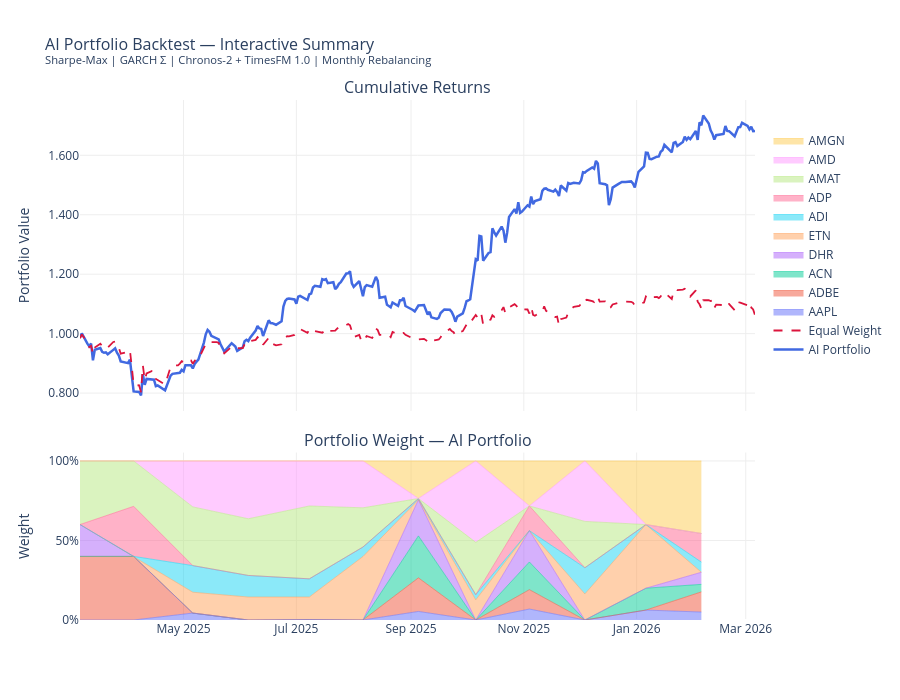

Notebook code cell kept with this figure:
### Markdown cell above
## 9. Interactive Plotly Summary (optional — best in Jupyter)

A single interactive figure combining cumulative returns + weight heatmap.

### Code cell
fig = make_subplots(
    rows=2, cols=1,
    shared_xaxes=True,
    row_heights=[0.65, 0.35],
    subplot_titles=['Cumulative Returns', 'Portfolio Weight \u2014 AI Portfolio'],
    vertical_spacing=0.08,
)

fig.add_trace(go.Scatter(
    x=ai_cum.index, y=ai_cum.values,
    name='AI Portfolio', line=dict(color='royalblue', width=2.5),
    hovertemplate='%{x|%Y-%m-%d}<br>Value: %{y:.4f}x<extra>AI</extra>',
), row=1, col=1)
fig.add_trace(go.Scatter(
    x=ew_cum.index, y=ew_cum.values,
    name='Equal Weight', line=dict(color='crimson', width=1.8, dash='dash'),
    hovertemplate='%{x|%Y-%m-%d}<br>Value: %{y:.4f}x<extra>EW</extra>',
), row=1, col=1)

if results['weights_hist']:
    palette_hex = px.colors.qualitative.Plotly
    for i, ticker in enumerate(TICKERS):
        fig.add_trace(go.Scatter(
            x=weights_matrix.index,
            y=weights_matrix[ticker].values,
            name=ticker,
            stackgroup='weights',
            fill='tonexty',
            line=dict(width=0.5),
            marker=dict(color=palette_hex[i % len(palette_hex)]),
            hovertemplate=f'%{{x|%Y-%m-%d}}<br>{ticker}: %{{y:.1%}}<extra></extra>',
        ), row=2, col=1)

fig.update_layout(
    title=dict(
        text='AI Portfolio Backtest \u2014 Interactive Summary<br>'
             '<sup>Sharpe-Max | GARCH \u03a3 | Chronos-2 + TimesFM 1.0 | Monthly Rebalancing</sup>',
        font=dict(size=16),
    ),
    height=700,
    legend=dict(orientation='v', yanchor='top', y=0.95, x=1.02),
    hovermode='x unified',
    plot_bgcolor='white',
    paper_bgcolor='white',
)
fig.update_yaxes(title_text='Portfolio Value', tickformat='.3f', row=1, col=1)
fig.update_yaxes(title_text='Weight', tickformat='.0%', row=2, col=1)
fig.update_xaxes(showgrid=True, gridcolor='#eeeeee')
fig.update_yaxes(showgrid=True, gridcolor='#eeeeee')

fig.write_html('notebooks/03_interactive_summary.html')
fig.show()
print('Saved: notebooks/03_interactive_summary.html')

### Figure 1 — Plotly figure (JSON) as saved in the notebook; plotly's stock layout.template omitted (floating-point values rounded to 4 significant figures; data arrays with more than 128 entries replaced by an {"elided": "..."} marker saying what was removed)
{"data": [{"hovertemplate": "%{x|%Y-%m-%d}<br>Value: %{y:.4f}x<extra>AI</extra>", "line": {"color": "royalblue", "width": 2.5}, "name": "AI Portfolio", "type": "scatter", "x": {"elided": "252 str values"}, "xaxis": "x", "y": {"elided": "252 float values"}, "yaxis": "y"}, {"hovertemplate": "%{x|%Y-%m-%d}<br>Value: %{y:.4f}x<extra>EW</extra>", "line": {"color": "crimson", "dash": "dash", "width": 1.8}, "name": "Equal Weight", "type": "scatter", "x": {"elided": "252 str values"}, "xaxis": "x", "y": {"elided": "252 float values"}, "yaxis": "y"}, {"fill": "tonexty", "hovertemplate": "%{x|%Y-%m-%d}<br>AAPL: %{y:.1%}<extra></extra>", "line": {"width": 0.5}, "marker": {"color": "#636EFA"}, "name": "AAPL", "stackgroup": "weights", "type": "scatter", "x": ["2025-03-06T00:00:00", "2025-04-04T00:00:00", "2025-05-06T00:00:00", "2025-06-05T00:00:00", "2025-07-08T00:00:00", "2025-08-06T00:00:00", "2025-09-05T00:00:00", "2025-10-06T00:00:00", "2025-11-04T00:00:00", "2025-12-04T00:00:00", "2026-01-06T00:00:00", "2026-02-05T00:00:00"], "xaxis": "x2", "y": [2.479e-07, 0.0, 0.0436, 0.0, 0.002521, 0.0, 0.05382, 0.0, 0.06888, 0.0, 0.06242, 0.05007], "yaxis": "y2"}, {"fill": "tonexty", "hovertemplate": "%{x|%Y-%m-%d}<br>ADBE: %{y:.1%}<extra></extra>", "line": {"width": 0.5}, "marker": {"color": "#EF553B"}, "name": "ADBE", "stackgroup": "weights", "type": "scatter", "x": ["2025-03-06T00:00:00", "2025-04-04T00:00:00", "2025-05-06T00:00:00", "2025-06-05T00:00:00", "2025-07-08T00:00:00", "2025-08-06T00:00:00", "2025-09-05T00:00:00", "2025-10-06T00:00:00", "2025-11-04T00:00:00", "2025-12-04T00:00:00", "2026-01-06T00:00:00", "2026-02-05T00:00:00"], "xaxis": "x2", "y": [0.4, 0.4, 0.0, 0.0, 0.0, 0.0, 0.2113, 0.0, 0.1219, 0.0, 9.943e-07, 0.1269], "yaxis": "y2"}, {"fill": "tonexty", "hovertemplate": "%{x|%Y-%m-%d}<br>ACN: %{y:.1%}<extra></extra>", "line": {"width": 0.5}, "marker": {"color": "#00CC96"}, "name": "ACN", "stackgroup": "weights", "type": "scatter", "x": ["2025-03-06T00:00:00", "2025-04-04T00:00:00", "2025-05-06T00:00:00", "2025-06-05T00:00:00", "2025-07-08T00:00:00", "2025-08-06T00:00:00", "2025-09-05T00:00:00", "2025-10-06T00:00:00", "2025-11-04T00:00:00", "2025-12-04T00:00:00", "2026-01-06T00:00:00", "2026-02-05T00:00:00"], "xaxis": "x2", "y": [2.096e-07, 0.0, 0.0, 0.0, 0.0, 0.0, 0.2637, 0.0, 0.174, 0.0, 0.1376, 0.04703], "yaxis": "y2"}, {"fill": "tonexty", "hovertemplate": "%{x|%Y-%m-%d}<br>DHR: %{y:.1%}<extra></extra>", "line": {"width": 0.5}, "marker": {"color": "#AB63FA"}, "name": "DHR", "stackgroup": "weights", "type": "scatter", "x": ["2025-03-06T00:00:00", "2025-04-04T00:00:00", "2025-05-06T00:00:00", "2025-06-05T00:00:00", "2025-07-08T00:00:00", "2025-08-06T00:00:00", "2025-09-05T00:00:00", "2025-10-06T00:00:00", "2025-11-04T00:00:00", "2025-12-04T00:00:00", "2026-01-06T00:00:00", "2026-02-05T00:00:00"], "xaxis": "x2", "y": [0.2, 0.0, 0.0, 0.0, 0.0, 0.0, 0.2267, 0.0, 0.1967, 0.0, 7.65e-07, 0.07616], "yaxis": "y2"}, {"fill": "tonexty", "hovertemplate": "%{x|%Y-%m-%d}<br>ETN: %{y:.1%}<extra></extra>", "line": {"width": 0.5}, "marker": {"color": "#FFA15A"}, "name": "ETN", "stackgroup": "weights", "type": "scatter", "x": ["2025-03-06T00:00:00", "2025-04-04T00:00:00", "2025-05-06T00:00:00", "2025-06-05T00:00:00", "2025-07-08T00:00:00", "2025-08-06T00:00:00", "2025-09-05T00:00:00", "2025-10-06T00:00:00", "2025-11-04T00:00:00", "2025-12-04T00:00:00", "2026-01-06T00:00:00", "2026-02-05T00:00:00"], "xaxis": "x2", "y": [1.493e-07, 3.211e-07, 0.1311, 0.1443, 0.1418, 0.3989, 0.0, 0.1268, 0.0, 0.164, 0.4, 0.0], "yaxis": "y2"}, {"fill": "tonexty", "hovertemplate": "%{x|%Y-%m-%d}<br>ADI: %{y:.1%}<extra></extra>", "line": {"width": 0.5}, "marker": {"color": "#19D3F3"}, "name": "ADI", "stackgroup": "weights", "type": "scatter", "x": ["2025-03-06T00:00:00", "2025-04-04T00:00:00", "2025-05-06T00:00:00", "2025-06-05T00:00:00", "2025-07-08T00:00:00", "2025-08-06T00:00:00", "2025-09-05T00:00:00", "2025-10-06T00:00:00", "2025-11-04T00:00:00", "2025-12-04T00:00:00", "2026-01-06T00:00:00", "2026-02-05T00:00:00"], "xaxis": "x2", "y": [3.298e-08, 1.578e-06, 0.1675, 0.1358, 0.1144, 0.05997, 0.008085, 0.03241, 0.0, 0.1645, 1.15e-06, 0.06402], "yaxis": "y2"}, {"fill": "tonexty", "hovertemplate": "%{x|%Y-%m-%d}<br>ADP: %{y:.1%}<extra></extra>", "line": {"width": 0.5}, "marker": {"color": "#FF6692"}, "name": "ADP", "stackgroup": "weights", "type": "scatter", "x": ["2025-03-06T00:00:00", "2025-04-04T00:00:00", "2025-05-06T00:00:00", "2025-06-05T00:00:00", "2025-07-08T00:00:00", "2025-08-06T00:00:00", "2025-09-05T00:00:00", "2025-10-06T00:00:00", "2025-11-04T00:00:00", "2025-12-04T00:00:00", "2026-01-06T00:00:00", "2026-02-05T00:00:00"], "xaxis": "x2", "y": [0.0, 0.3146, 0.0, 0.0, 0.0, 0.0, 0.0002448, 0.0, 0.1554, 0.0, 6.878e-07, 0.1798], "yaxis": "y2"}, {"fill": "tonexty", "hovertemplate": "%{x|%Y-%m-%d}<br>AMAT: %{y:.1%}<extra></extra>", "line": {"width": 0.5}, "marker": {"color": "#B6E880"}, "name": "AMAT", "stackgroup": "weights", "type": "scatter", "x": ["2025-03-06T00:00:00", "2025-04-04T00:00:00", "2025-05-06T00:00:00", "2025-06-05T00:00:00", "2025-07-08T00:00:00", "2025-08-06T00:00:00", "2025-09-05T00:00:00", "2025-10-06T00:00:00", "2025-11-04T00:00:00", "2025-12-04T00:00:00", "2026-01-06T00:00:00", "2026-02-05T00:00:00"], "xaxis": "x2", "y": [0.4, 0.2854, 0.3689, 0.3564, 0.458, 0.2464, 0.0, 0.3289, 0.0, 0.2913, 3.281e-07, 0.0], "yaxis": "y2"}, {"fill": "tonexty", "hovertemplate": "%{x|%Y-%m-%d}<br>AMD: %{y:.1%}<extra></extra>", "line": {"width": 0.5}, "marker": {"color": "#FF97FF"}, "name": "AMD", "stackgroup": "weights", "type": "scatter", "x": ["2025-03-06T00:00:00", "2025-04-04T00:00:00", "2025-05-06T00:00:00", "2025-06-05T00:00:00", "2025-07-08T00:00:00", "2025-08-06T00:00:00", "2025-09-05T00:00:00", "2025-10-06T00:00:00", "2025-11-04T00:00:00", "2025-12-04T00:00:00", "2026-01-06T00:00:00", "2026-02-05T00:00:00"], "xaxis": "x2", "y": [5.066e-08, 0.0, 0.2889, 0.3635, 0.2832, 0.2947, 0.0, 0.5119, 0.0, 0.3802, 9.187e-07, 0.0], "yaxis": "y2"}, {"fill": "tonexty", "hovertemplate": "%{x|%Y-%m-%d}<br>AMGN: %{y:.1%}<extra></extra>", "line": {"width": 0.5}, "marker": {"color": "#FECB52"}, "name": "AMGN", "stackgroup": "weights", "type": "scatter", "x": ["2025-03-06T00:00:00", "2025-04-04T00:00:00", "2025-05-06T00:00:00", "2025-06-05T00:00:00", "2025-07-08T00:00:00", "2025-08-06T00:00:00", "2025-09-05T00:00:00", "2025-10-06T00:00:00", "2025-11-04T00:00:00", "2025-12-04T00:00:00", "2026-01-06T00:00:00", "2026-02-05T00:00:00"], "xaxis": "x2", "y": [3.406e-07, 0.0, 0.0, 0.0, 0.0, 0.0, 0.2362, 0.0, 0.283, 0.0, 0.4, 0.4561], "yaxis": "y2"}], "layout": {"annotations": [{"font": {"size": 16}, "showarrow": false, "text": "Cumulative Returns", "x": 0.5, "xanchor": "center", "xref": "paper", "y": 1, "yanchor": "bottom", "yref": "paper"}, {"font": {"size": 16}, "showarrow": false, "text": "Portfolio Weight — AI Portfolio", "x": 0.5, "xanchor": "center", "xref": "paper", "y": 0.322, "yanchor": "bottom", "yref": "paper"}], "height": 700, "hovermode": "x unified", "legend": {"orientation": "v", "x": 1.02, "y": 0.95, "yanchor": "top"}, "paper_bgcolor": "white", "plot_bgcolor": "white", "title": {"font": {"size": 16}, "text": "AI Portfolio Backtest — Interactive Summary<br><sup>Sharpe-Max | GARCH Σ | Chronos-2 + TimesFM 1.0 | Monthly Rebalancing</sup>"}, "xaxis": {"anchor": "y", "domain": [0, 1], "gridcolor": "#eeeeee", "matches": "x2", "showgrid": true, "showticklabels": false}, "xaxis2": {"anchor": "y2", "domain": [0, 1], "gridcolor": "#eeeeee", "showgrid": true}, "yaxis": {"anchor": "x", "domain": [0.402, 1], "gridcolor": "#eeeeee", "showgrid": true, "tickformat": ".3f", "title": {"text": "Portfolio Value"}}, "yaxis2": {"anchor": "x2", "domain": [0, 0.322], "gridcolor": "#eeeeee", "showgrid": true, "tickformat": ".0%", "title": {"text": "Weight"}}}}
